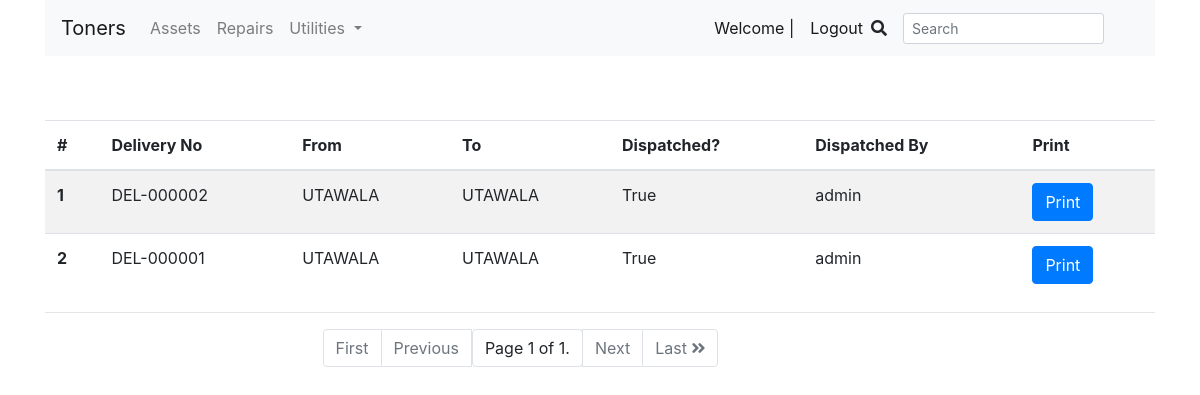
Page /assets/deliveries/ (signed in) on the earlier database version.
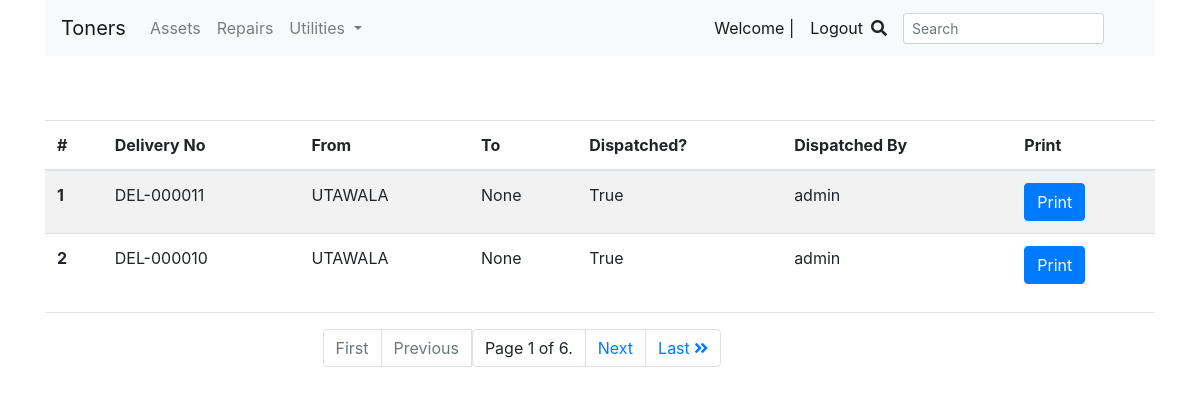
Same page on the later database version.
### apps/assets/models.py (models this page shows, shortened)
class Delivery(models.Model):
    staff = models.ForeignKey(
        Staff, on_delete=models.CASCADE, blank=True, null=True)
    date_dispatched = models.DateTimeField(auto_now_add=True)
    dispatched = models.BooleanField(default=False)
    deliveryNo = models.CharField(max_length=200, null=True, blank=True)
    fromLocation = models.ForeignKey(Location, on_delete=models.CASCADE, null=True, blank=True)
    toLocation = models.ForeignKey(
        Location, on_delete=models.CASCADE, null=True, blank=True, related_name="toLocation")
    vendor = models.ForeignKey(
        Vendor, on_delete=models.CASCADE, null=True, blank=True, related_name="toLocation")

class Location(models.Model):
    name = models.CharField(max_length=200, blank=True, null=True)
    def __str__(self):
        return self.name

class Staff(models.Model):
    user = models.OneToOneField(
        User, on_delete=models.CASCADE, null=True, blank=True)
    location = models.ForeignKey(
        'Location', on_delete=models.CASCADE, null=True, blank=True)
    def __str__(self):
        return str(self.user)

### apps/assets/views.py (the view)
# urls.py: path('deliveries/',views.deliveries, name='deliveries'),
@login_required
def deliveries(request):
    if request.user.is_authenticated:
        deliveryList = Delivery.objects.filter(
            dispatched=True).order_by('id').reverse()
        paginator = Paginator(deliveryList, 2)
        page_number = request.GET.get('page')
        pages = paginator.get_page(page_number)
    context = {
        'pages': pages,
    }
    return render(request, 'assets/deliveries.html', context)

### templates/assets/deliveries.html (shortened to what this page needs)
{% extends '../layout.html' %}
{% load static %}
{% block content %}
<table class="table table-striped " >
    <thead>
        <tr>
            <th scope="col">#</th>
            <th scope="col">Delivery No</th>
            <th scope="col">From</th>
            <th scope="col">To</th>
            <th scope="col">Dispatched?</th>
            <th scope="col">Dispatched By</th>
            <th scope="col">Print</th>
        </tr>
    </thead>
    <tbody>
        {% for a in pages %}
        <tr>
            <th scope="row">{{forloop.counter}}</th>
            <td>{{a.deliveryNo}}</td>
            <td>{{a.fromLocation}}</td>
            <td>{{a.toLocation}}</td>
            <td>{{a.dispatched}}</td>
            <td>{{a.staff}}</td>
            <td>
                <a href="{% url 'assets:pdf' a.pk %}">
                    <button class="btn btn-primary">Print</button>
                </a>
            </td>
        </tr>
        {% endfor %}
    </tbody>
</table>
<hr>
<nav aria-label="Page navigation example" style="margin:auto; width:50%;">
    <ul class="pagination">
        {% if pages.has_previous %}
        <li class="page-item"><a class="page-link" href="?page=1"><i class="fas fa-angle-double-left size:9x"></i>
                First</a></li>
        <li class="page-item "><a class="page-link" href="?page={{ pages.previous_page_number }}">Previous</a></li>
        {% else %}
        <li class="page-item disabled"><a class="page-link" href="#"></i> First</a></li>
        <li class="page-item disabled"><a class="page-link" href="#" tabindex="-1">Previous</a></li>
        {% endif %}
        <span class="current">
            <li class="page-item "><a class="page-link"> Page {{ pages.number }} of {{pages.paginator.num_pages }}. </a>
            </li>
        </span>
        {% if pages.has_next %}
        <li class="page-item"><a class="page-link" href="?page={{ pages.next_page_number }}">Next</a></li>
        <li class="page-item"><a class="page-link" href="?page={{ pages.paginator.num_pages }}">Last <i
                    class="fas fa-angle-double-right"></i></a></li>
        {% else %}
        <li class="page-item disabled"><a class="page-link" href="#">Next</a></li>
        <li class="page-item disabled"><a class="page-link" href="#">Last <i class="fas fa-angle-double-right"></i></a>
        </li>
        {% endif %}
    </ul>
</nav>
{% endblock content %}

Differences in the rows shown:
no longer on this page (row unchanged): Delivery: deliveryNo "DEL-000002", fromLocation "UTAWALA", toLocation "UTAWALA", dispatched "True", staff "admin"
no longer on this page (row edited): Delivery: deliveryNo "DEL-000001", fromLocation "UTAWALA", toLocation "UTAWALA", dispatched "True", staff "admin"
added Delivery: deliveryNo "DEL-000011", fromLocation "UTAWALA", toLocation "None", dispatched "True", staff "admin"
added Delivery: deliveryNo "DEL-000010", fromLocation "UTAWALA", toLocation "None", dispatched "True", staff "admin"
Other differences:
{{ pages.paginator.num_pages }}: "1" → "6"
